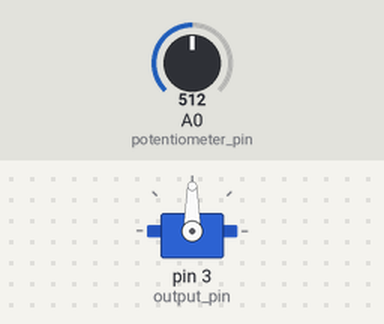
Simulated run of this sketch. Board: Arduino Uno, built with avr-gcc and run on an emulated ATmega328P. On the bench: servo. The inputs (shaded band) are chosen by the test bench; at power-on: A0 (potentiometer_pin) = 512.

Above: at 1.2 s.
1.3 s: A0 (potentiometer_pin) set to 716
At 1.8 s:
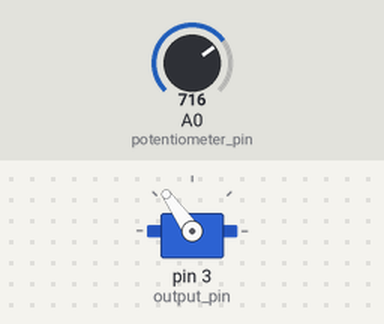
2.8 s: A0 (potentiometer_pin) set to 900
At 4.0 s:
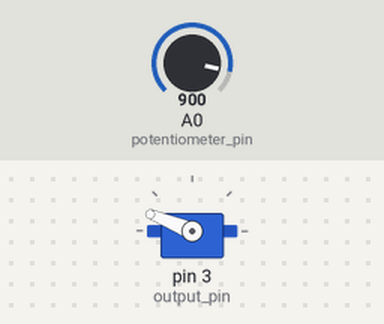
4.3 s: A0 (potentiometer_pin) set to 1023
At 5.3 s:
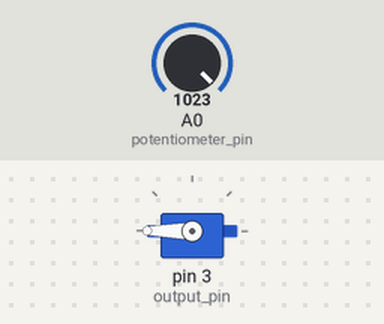
5.8 s: A0 (potentiometer_pin) set to 306
At 6.5 s:
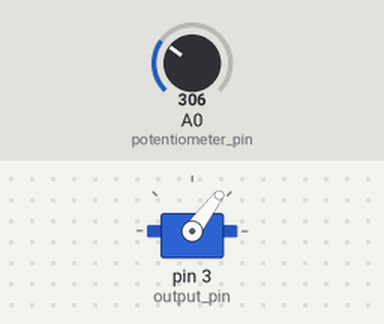
7.3 s: A0 (potentiometer_pin) set to 122
At 7.6 s:
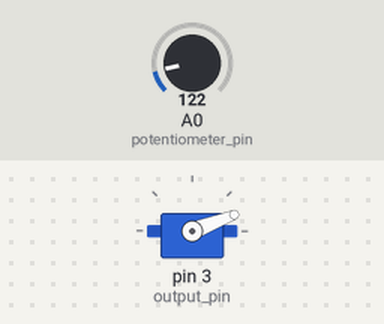
Timing chart, 0 to 9.8 s (numbered marks = the images above; inputs shaded):
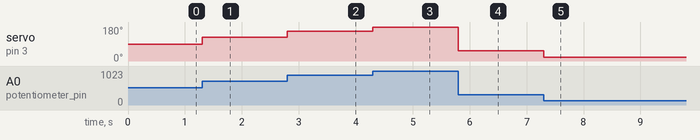

Measured:
- after the input at 1.3 s, servo on pin 3 (output_pin): 90° → 125° at once
- after the input at 2.8 s, servo on pin 3 (output_pin): 125° → 158° at once
- after the input at 4.3 s, servo on pin 3 (output_pin): 158° → 180° at once
- after the input at 5.8 s, servo on pin 3 (output_pin): 180° → 53° at once
- after the input at 7.3 s, servo on pin 3 (output_pin): 53° → 21° at once

The sketch:

RoboticArm_UsingServo_180Deg.ino
```cpp
#include <Servo.h>

const int output_pin = 3;
const int potentiometer_pin = A0;
Servo servo;  //create servo object

void setup() {
  // put your setup code here, to run once:
  Serial.begin(9600);
  pinMode(output_pin, OUTPUT);        //output pin
  pinMode(potentiometer_pin, INPUT);  //set up input pin
  servo.attach(output_pin);           //attach the servo object to the pin

}

void loop() {
  int potVal = analogRead(potentiometer_pin); //reads from the potentiometer
  potVal = map(potVal, 0 ,1023,0, 180);       //maps it between 0-180deg instead
  servo.write(potVal);                        //turns servo
}
```
